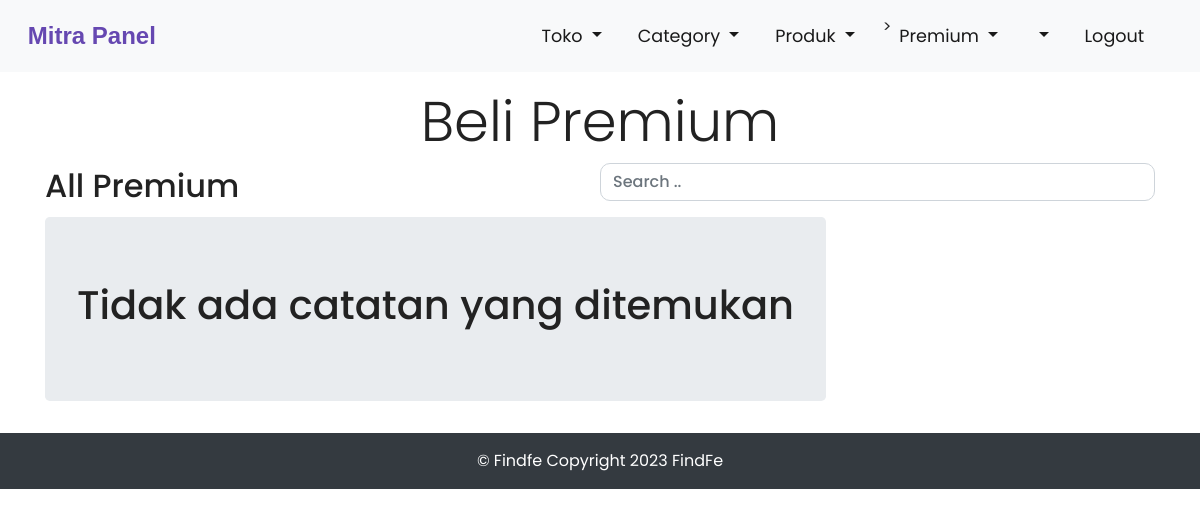
/index.php/mitra/premium/list, run on an earlier commit of the app's database.
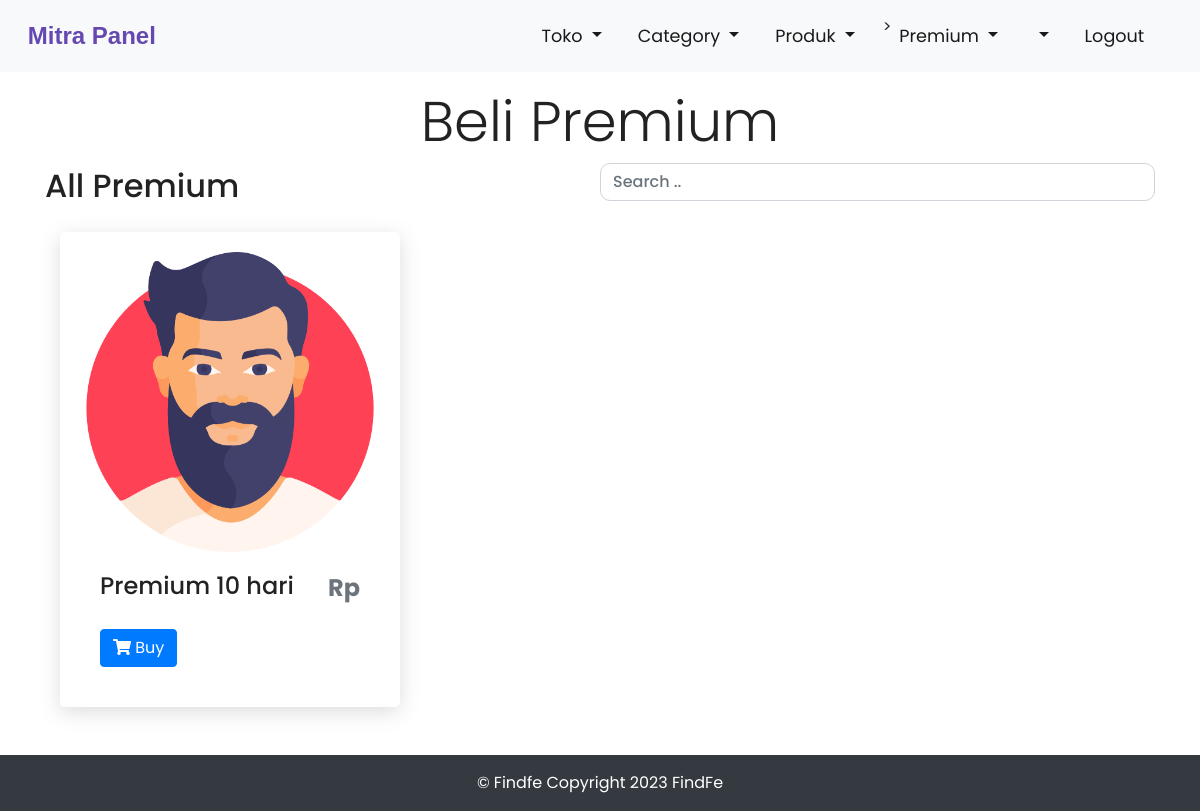
And on a later commit of the database.
### tables this page shows
CREATE TABLE `premium` (
  `p_id` int(11) NOT NULL,
  `name` varchar(255) NOT NULL,
  `email` varchar(255) NOT NULL,
  `url` varchar(255) NOT NULL,
  `o_hr` varchar(255) NOT NULL,
  `c_hr` varchar(255) NOT NULL,
  `o_days` varchar(255) NOT NULL,
  `img` text NOT NULL
);

### application/controllers/mitra/premium.php (called while the page is built, shortened)
<?php
class premium extends CI_Controller
{
	function __construct()
	{
		$this->load->library('cart');
	}
	public function list()
	{
		$this->load->model('Premium_model');
		$premiumesh = $this->Premium_model->getResInfo();
		$this->load->model('Store_model');
		$res = $this->Store_model->getStores();
		$data['premiumesh'] = $premiumesh;
		$data['res'] = $res;
		$this->load->view('mitra/partials/header');
		$this->load->view('mitra/premium/list', $data);
		$this->load->view('mitra/partials/footer');
	}
}

### index.php (called while the page is built, shortened)
<?php
require_once BASEPATH.'core/CodeIgniter.php';

### application/models/Premium_model.php (called while the page is built, shortened)
<?php
class Premium_model extends CI_Model
{
    public function getResInfo()
    {
        $this->db->select('*');
        $this->db->from('premium');
        $result = $this->db->get()->result_array();
        return $result;
    }
}

### application/views/mitra/premium/list.php (the view, shortened to what this page needs)
<div class="container-fluid padding">
    <div class="row welcome text-center welcome">
        <div class="col-12">
            <h1 class="display-4">Beli Premium </h1>
        </div>
    </div>
</div>
<div class="container">
    <div class="d-flex justify-content-between align-items-center">
        <div class="btn-group">
            <h2>All Premium</h2>
        </div>
        <input class="form-control mb-3" id="myInput" type="text" placeholder="Search .." style="width:50%;">
    </div>
    <div class="">
        <div class="container">
            <div id="myTable">
                <div class="row">
                    <?php if (!empty($premiumesh)) { ?>
                        <?php foreach ($premiumesh as $premium) { ?>
                            <div id="card-product" class="col-md-4">
                                <div class="card mb-5 shadow-sm">
                                    <?php $image = $premium['img']; ?>
                                    <img class="card-img-top" src="<?php echo base_url() . 'public/uploads/premium/' . $image; ?>">
                                    <div class="card-body">
                                        <div class="d-flex justify-content-between align-items-center">
                                            <h4 class="card-title"><?php echo $premium['name']; ?></h4>
                                            <h4 class="text-muted"><b>Rp<?php echo $premium['price']; ?></b></h4>
                                        </div>
                                        <a href="<?php echo base_url() . 'mitra/premium/addToCart/' . $premium['p_id']; ?>" class="btn btn-primary"><i class="fas fa-shopping-cart"></i> Buy
                                        </a>
                                    </div>
                                </div>
                            </div class="col-md-3">
                        <?php } ?>
                    <?php } else { ?>
                        <div class="jumbotron">
                            <h1>Tidak ada catatan yang ditemukan</h1>
                        </div>
                    <?php } ?>
                </div>
            </div>
        </div>
    </div>
</div>

What changed in the data, as far as the page shows it:
added premium: img (picture), name "Premium 10 hari"
Also different on the page:
text no longer shown: "Tidak ada catatan yang ditemukan"
